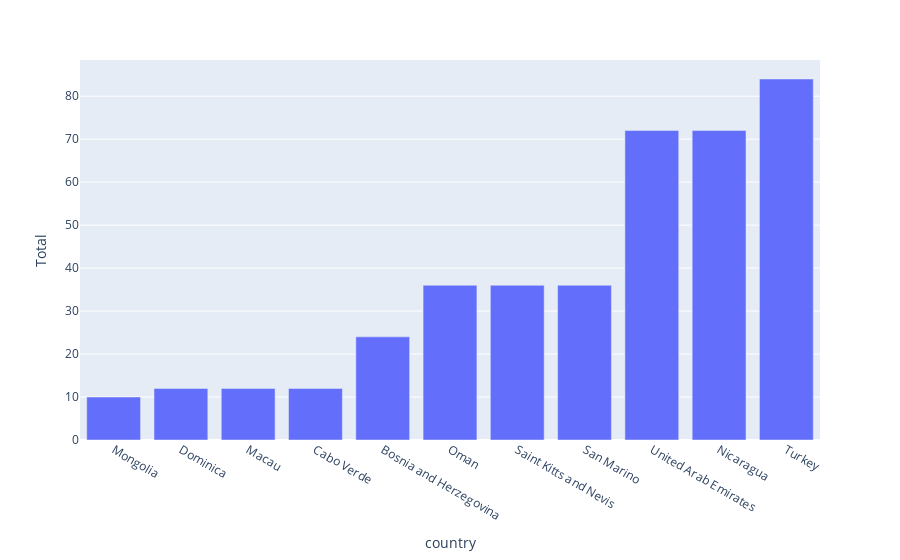

Notebook code cell kept with this figure:
### Code cell
# Countries with Least Number of Suicide Rates
cou = data.groupby('country').size().reset_index(name='Total').sort_values('Total',ascending=True).head(11)
px.bar(cou,x='country',y='Total')

### Figure 1 — Plotly figure (JSON) as saved in the notebook; plotly's stock layout.template omitted (floating-point values rounded to 4 significant figures)
{"data": [{"alignmentgroup": "True", "hovertemplate": "country=%{x}<br>Total=%{y}<extra></extra>", "legendgroup": "", "marker": {"color": "#636efa"}, "name": "", "offsetgroup": "", "orientation": "v", "showlegend": false, "textposition": "auto", "type": "bar", "x": ["Mongolia", "Dominica", "Macau", "Cabo Verde", "Bosnia and Herzegovina", "Oman", "Saint Kitts and Nevis", "San Marino", "United Arab Emirates", "Nicaragua", "Turkey"], "xaxis": "x", "y": [10, 12, 12, 12, 24, 36, 36, 36, 72, 72, 84], "yaxis": "y"}], "layout": {"barmode": "relative", "legend": {"tracegroupgap": 0}, "margin": {"t": 60}, "xaxis": {"anchor": "y", "domain": [0, 1], "title": {"text": "country"}}, "yaxis": {"anchor": "x", "domain": [0, 1], "title": {"text": "Total"}}}}
